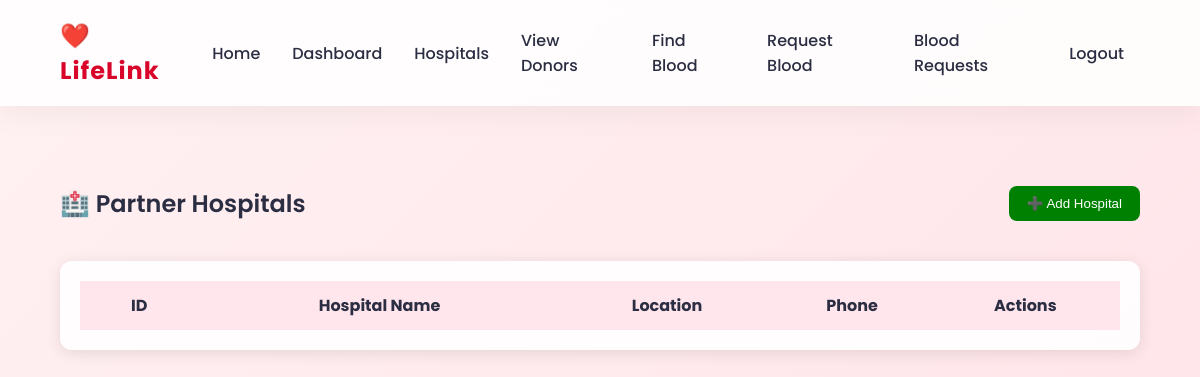
Page /hospitals (signed in) on the earlier database version.
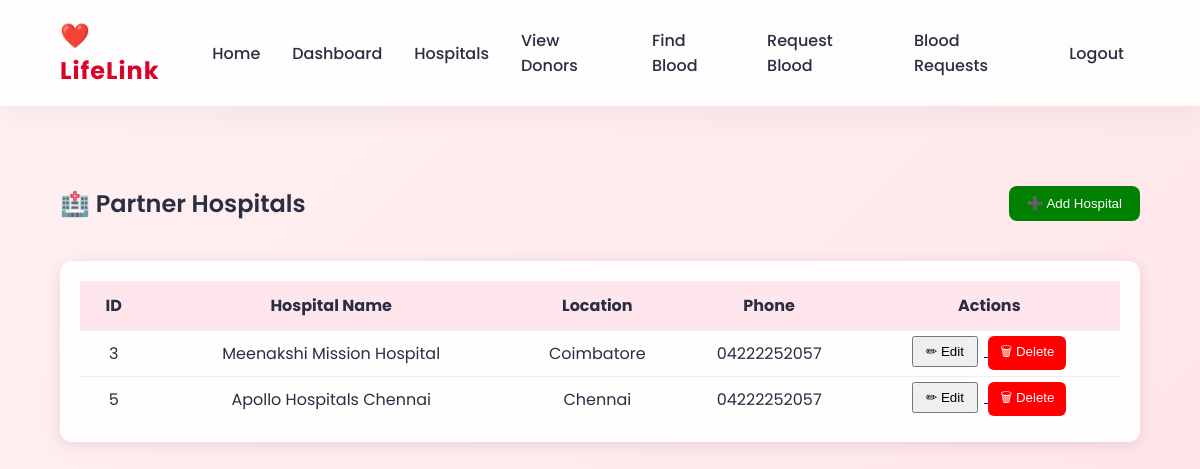
Same page on the later database version.
### tables this page shows
CREATE TABLE hospitals(
    id INTEGER PRIMARY KEY AUTOINCREMENT,
    name TEXT,
    location TEXT
, phone TEXT);

### app.py (the view)
@app.route("/hospitals")
@login_required
def hospitals():
    conn = get_db()
    cursor = conn.cursor()
    cursor.execute("SELECT * FROM hospitals")
    hospital_list = cursor.fetchall()
    conn.close()
    return render_template("hospitals.html",
                           hospitals=hospital_list)

### app.py (called while the page is built)
def get_db():
    conn = sqlite3.connect("database.db")
    conn.row_factory = sqlite3.Row
    return conn

def login_required(f):
    @wraps(f)
    def wrapper(*args, **kwargs):
        if "username" not in session:
            flash("Please login first")
            return redirect(url_for("login_page"))
        return f(*args, **kwargs)
    return wrapper

### templates/hospitals.html
{% extends "base.html" %}
{% block content %}
<div style="display:flex; justify-content:space-between; align-items:center; margin-bottom:20px;">
    <h2>🏥 Partner Hospitals</h2>
    {% if session['role']=='admin' %}
    <a href="/add_hospital">
        <button style="
        padding:10px 18px;
        background:green;
        color:white;
        border:none;
        border-radius:8px;
        cursor:pointer;">
        ➕ Add Hospital
        </button>
    </a>
    {% endif %}
</div>
<div class="card" style="padding:20px; border-radius:12px; box-shadow:0px 3px 15px rgba(0,0,0,0.1);">
<table style="width:100%; border-collapse:collapse; text-align:center;">
<tr style="background:#ffe5ec;">
    <th style="padding:12px;">ID</th>
    <th>Hospital Name</th>
    <th>Location</th>
    <th>Phone</th>
    {% if session['role']=='admin' %}
    <th>Actions</th>
    {% endif %}
</tr>
{% for hospital in hospitals %}
<tr style="border-top:1px solid #eee;">
    <td style="padding:10px;">{{ hospital[0] }}</td>
    <td>{{ hospital[1] }}</td>
    <td>{{ hospital[2] }}</td>
    <td>{{ hospital[3] }}</td>
    {% if session['role']=='admin' %}
    <td>
        <a href="/edit_hospital/{{ hospital[0] }}">
            <button style="margin-right:6px; padding:6px 12px;">
            ✏ Edit
            </button>
        </a>
        <a href="/delete_hospital/{{ hospital[0] }}"
           onclick="return confirm('Delete hospital?')">
            <button style="
            padding:6px 12px;
            background:red;
            color:white;
            border:none;
            border-radius:6px;">
            🗑 Delete
            </button>
        </a>
    </td>
    {% endif %}
</tr>
{% endfor %}
</table>
</div>
{% endblock %}

### templates/base.html (shortened to what this page needs)
<!DOCTYPE html>
<html>
<head>
</head>
<body>
<div class="navbar">
<div class="logo">❤️ LifeLink</div>
<div class="nav-links">
<a href="{{ url_for('home') }}">Home</a>
<a href="{{ url_for('dashboard') }}">Dashboard</a>
<a href="{{ url_for('hospitals') }}">Hospitals</a>
<a href="{{ url_for('donors') }}">View Donors</a>
<a href="{{ url_for('findblood') }}">Find Blood</a>
<a href="{{ url_for('request_blood') }}">Request Blood</a>
{% if session.get("role") == "admin" %}
<a href="{{ url_for('blood_requests') }}">Blood Requests</a>
{% endif %}
<a href="{{ url_for('logout') }}">Logout</a>
</div>
</div>
<div class="container">
{% block content %}
{% endblock %}
</div>
</body>
</html>

### templates/base.html (style rules this page uses)
body { margin:0; font-family:'Poppins',sans-serif; background:linear-gradient(135deg,#fff1f2,#ffe5e9); color:#2b2d42; }
.navbar { display:flex; justify-content:space-between; align-items:center; padding:18px 60px; background:rgba(255,255,255,0.85); backdrop-filter:blur(10px); box-shadow:0 8px 30px rgba(0,0,0,0.05); position:sticky; top:0; z-index:1000; }
.logo { font-size:24px; font-weight:700; color:#d90429; letter-spacing:1px; }
.nav-links { display:flex; align-items:center; }
.nav-links a { margin:0 16px; text-decoration:none; color:#2b2d42; font-weight:500; position:relative; transition:0.3s ease; }
.nav-links a::after { content:""; position:absolute; width:0%; height:2px; left:0; bottom:-5px; background:#d90429; transition:0.3s ease; }
.container { padding:60px; }
.card { background:rgba(255,255,255,0.9); padding:30px; border-radius:18px; box-shadow:0 15px 35px rgba(0,0,0,0.06); margin-bottom:30px; transition:0.3s ease; }
h2 { font-weight:600; }

Differences in the rows shown:
added hospitals: id "3", name "Meenakshi Mission Hospital", location "Coimbatore", phone "04222252057"
added hospitals: id "5", name "Apollo Hospitals Chennai", location "Chennai", phone "04222252057"
